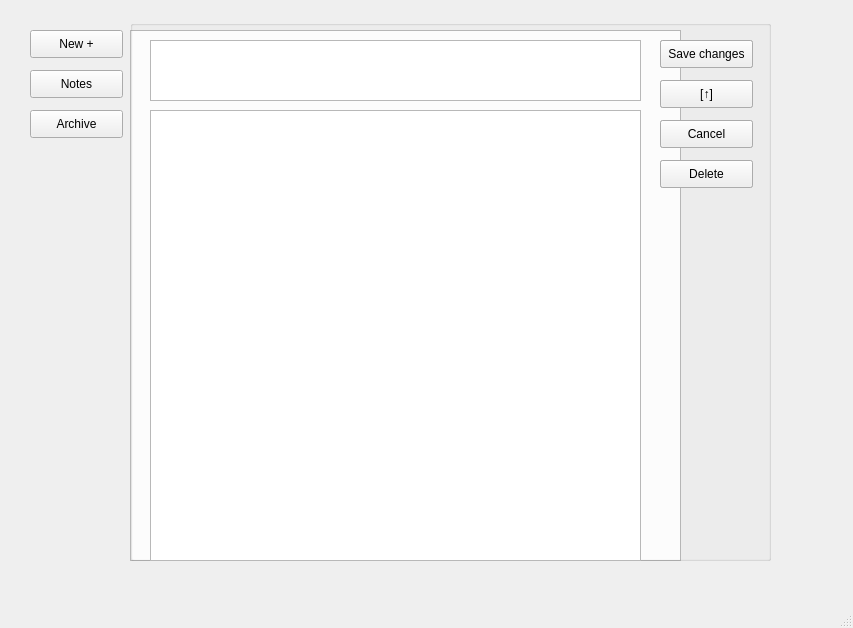
<?xml version="1.0" encoding="UTF-8"?>
<ui version="4.0">
 <class>MainWindow</class>
 <widget class="QMainWindow" name="MainWindow">
  <property name="geometry">
   <rect>
    <x>0</x>
    <y>0</y>
    <width>853</width>
    <height>628</height>
   </rect>
  </property>
  <property name="windowTitle">
   <string>Notes app</string>
  </property>
  <widget class="QWidget" name="centralwidget">
   <widget class="QListView" name="lstNotes">
    <property name="geometry">
     <rect>
      <x>130</x>
      <y>30</y>
      <width>551</width>
      <height>531</height>
     </rect>
    </property>
    <property name="font">
     <font>
      <pointsize>14</pointsize>
     </font>
    </property>
    <property name="mouseTracking">
     <bool>true</bool>
    </property>
    <property name="textElideMode">
     <enum>Qt::ElideLeft</enum>
    </property>
   </widget>
   <widget class="QPushButton" name="btnNotes">
    <property name="geometry">
     <rect>
      <x>30</x>
      <y>70</y>
      <width>93</width>
      <height>28</height>
     </rect>
    </property>
    <property name="font">
     <font>
      <pointsize>9</pointsize>
     </font>
    </property>
    <property name="text">
     <string>Notes</string>
    </property>
   </widget>
   <widget class="QPushButton" name="btnArchive">
    <property name="geometry">
     <rect>
      <x>30</x>
      <y>110</y>
      <width>93</width>
      <height>28</height>
     </rect>
    </property>
    <property name="font">
     <font>
      <pointsize>9</pointsize>
     </font>
    </property>
    <property name="text">
     <string>Archive</string>
    </property>
   </widget>
   <widget class="QListView" name="lstArchive">
    <property name="geometry">
     <rect>
      <x>130</x>
      <y>30</y>
      <width>551</width>
      <height>531</height>
     </rect>
    </property>
    <property name="font">
     <font>
      <pointsize>14</pointsize>
     </font>
    </property>
   </widget>
   <widget class="QGroupBox" name="wgtNewnote">
    <property name="geometry">
     <rect>
      <x>130</x>
      <y>20</y>
      <width>641</width>
      <height>541</height>
     </rect>
    </property>
    <property name="title">
     <string/>
    </property>
    <widget class="QTextEdit" name="ttlEdit">
     <property name="geometry">
      <rect>
       <x>20</x>
       <y>20</y>
       <width>491</width>
       <height>61</height>
      </rect>
     </property>
     <property name="font">
      <font>
       <pointsize>10</pointsize>
      </font>
     </property>
    </widget>
    <widget class="QTextEdit" name="txtEdit">
     <property name="geometry">
      <rect>
       <x>20</x>
       <y>90</y>
       <width>491</width>
       <height>451</height>
      </rect>
     </property>
     <property name="font">
      <font>
       <pointsize>10</pointsize>
      </font>
     </property>
    </widget>
    <widget class="QPushButton" name="btnSave">
     <property name="geometry">
      <rect>
       <x>530</x>
       <y>20</y>
       <width>93</width>
       <height>28</height>
      </rect>
     </property>
     <property name="font">
      <font>
       <pointsize>9</pointsize>
      </font>
     </property>
     <property name="text">
      <string>Save note</string>
     </property>
    </widget>
    <widget class="QPushButton" name="btnArch">
     <property name="geometry">
      <rect>
       <x>530</x>
       <y>60</y>
       <width>93</width>
       <height>28</height>
      </rect>
     </property>
     <property name="font">
      <font>
       <pointsize>9</pointsize>
      </font>
     </property>
     <property name="text">
      <string>[↓]</string>
     </property>
    </widget>
    <widget class="QPushButton" name="btnDelete">
     <property name="geometry">
      <rect>
       <x>530</x>
       <y>140</y>
       <width>93</width>
       <height>28</height>
      </rect>
     </property>
     <property name="font">
      <font>
       <pointsize>9</pointsize>
      </font>
     </property>
     <property name="text">
      <string>Delete</string>
     </property>
    </widget>
    <widget class="QPushButton" name="btnCancel">
     <property name="geometry">
      <rect>
       <x>530</x>
       <y>100</y>
       <width>93</width>
       <height>28</height>
      </rect>
     </property>
     <property name="font">
      <font>
       <pointsize>9</pointsize>
      </font>
     </property>
     <property name="text">
      <string>Cancel</string>
     </property>
    </widget>
    <widget class="QPushButton" name="btnSavechng">
     <property name="geometry">
      <rect>
       <x>530</x>
       <y>20</y>
       <width>93</width>
       <height>28</height>
      </rect>
     </property>
     <property name="font">
      <font>
       <pointsize>8</pointsize>
      </font>
     </property>
     <property name="text">
      <string>Save changes</string>
     </property>
    </widget>
    <widget class="QPushButton" name="btnUnarch">
     <property name="geometry">
      <rect>
       <x>530</x>
       <y>60</y>
       <width>93</width>
       <height>28</height>
      </rect>
     </property>
     <property name="font">
      <font>
       <pointsize>9</pointsize>
      </font>
     </property>
     <property name="text">
      <string>[↑]</string>
     </property>
    </widget>
    <widget class="QPushButton" name="btnCancelarch">
     <property name="geometry">
      <rect>
       <x>530</x>
       <y>100</y>
       <width>93</width>
       <height>28</height>
      </rect>
     </property>
     <property name="font">
      <font>
       <pointsize>9</pointsize>
      </font>
     </property>
     <property name="text">
      <string>Cancel</string>
     </property>
    </widget>
    <widget class="QPushButton" name="btnSavechngArch">
     <property name="geometry">
      <rect>
       <x>530</x>
       <y>20</y>
       <width>93</width>
       <height>28</height>
      </rect>
     </property>
     <property name="text">
      <string>Save changes</string>
     </property>
    </widget>
    <widget class="QPushButton" name="btnDeletearch">
     <property name="geometry">
      <rect>
       <x>530</x>
       <y>140</y>
       <width>93</width>
       <height>28</height>
      </rect>
     </property>
     <property name="font">
      <font>
       <pointsize>9</pointsize>
      </font>
     </property>
     <property name="text">
      <string>Delete</string>
     </property>
    </widget>
   </widget>
   <widget class="QPushButton" name="btnNew">
    <property name="geometry">
     <rect>
      <x>30</x>
      <y>30</y>
      <width>93</width>
      <height>28</height>
     </rect>
    </property>
    <property name="font">
     <font>
      <pointsize>9</pointsize>
     </font>
    </property>
    <property name="text">
     <string>New +</string>
    </property>
   </widget>
  </widget>
  <widget class="QMenuBar" name="menubar">
   <property name="geometry">
    <rect>
     <x>0</x>
     <y>0</y>
     <width>853</width>
     <height>26</height>
    </rect>
   </property>
  </widget>
  <widget class="QStatusBar" name="statusbar"/>
 </widget>
 <resources/>
 <connections/>
</ui>
